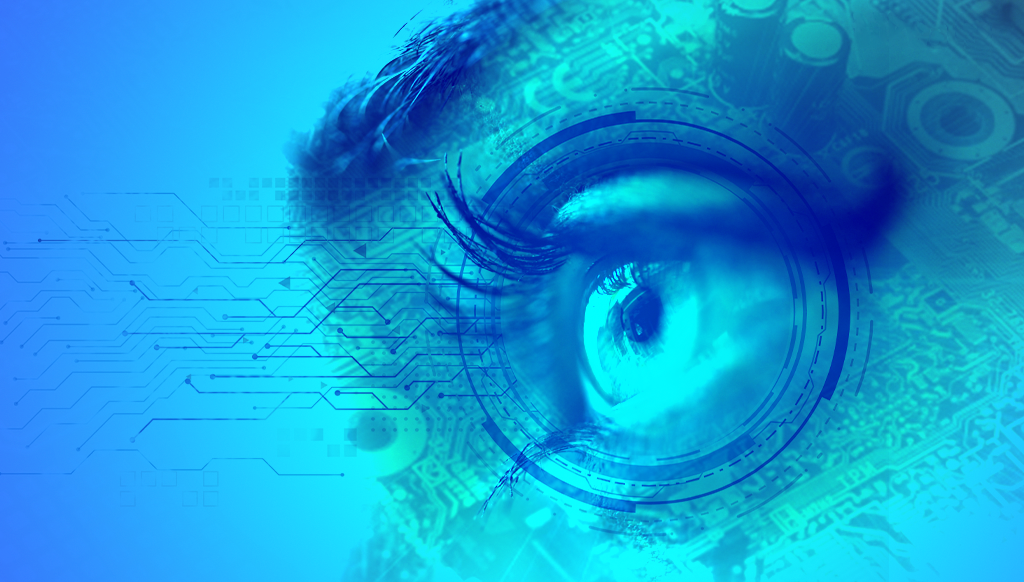
#> input picture teste.png, 1024 x 582 px
$ jupyter execute --allow-errors 'Projeto Trainee CV 2020.ipynb'
#> lines starting #> are read from the running program, lines starting #| are printed output that depends on the picture
# Projeto Trainee CV - 2020

# Parte 1 - Manipulação

## Bibliotecas

[cell 1]
import numpy as np

import cv2
from PIL import Image
import matplotlib.image as mpimg
import matplotlib.pyplot as plt

import os
import pandas as pd

import sklearn
from sklearn.linear_model import LogisticRegression

import tensorflow as tf
from tensorflow.keras.models import Sequential
from tensorflow.keras.preprocessing.image import ImageDataGenerator
from tensorflow.keras.layers import Dense, Conv2D, Flatten, Dropout, MaxPooling2D

## Tarefa 1.1

Crie uma função que recebe o endereço de uma imagem e retorna sua visualização de três formas diferentes: com OpenCV, com Pillow e com Matplotlib.

[cell 2]
# [29 lines left out: function visualiza, not called in this run]

## Tarefa 1.2

Crie uma função que converte uma imagem colorida em uma imagem preto e branco usando numpy.

[cell 3]
# [22 lines left out: function escalaCinza, not called in this run]

## Tarefa 1.3

Crie duas funções que realizem processos de *augmentation* usando numpy.

### Flip

[cell 4]
# [27 lines left out: function flip, not called in this run]

O mesmo resultado pode ser obtido utilizando a biblioteca imgaug: <br>
&emsp;import imgaug.augmenters.flip as flip<br>
&emsp;flipHorizontal = flip.fliplr(imagem)<br>
&emsp;flipVertical = flip.flipud(imagem)<br>

### Brilho

[cell 5]
# [21 lines left out: function brilho, not called in this run]

O mesmo resultado pode ser obtido utilizando tensorflow:<br>
&emsp;import tensorflow as tf<br>
&emsp;brilho = tf.image.adjust_brightness(imagem, delta = sinal*brilho)<br>
Sendo delta um float entre 0 e 1.

## Tarefa 1.4

Aplique os filtros *blur*, *gaussian blur* e *median blur* em uma imagem.

[cell 6]
def compara(original, alterada, subtitulo = 'Alterada'):
    """
    Recebe duas imagens e mostra na tela uma ao lado da outra
    ...
    Argumentos:
        original: imagem 1
        alterada: imagem 2
        subtitulo: título da imagem 2 (padrão = 'Alterada')
    """
    fig, ax = plt.subplots(1, 2, figsize = (10,10))
    ax[0].imshow(img)
    ax[0].set_title('Original')
    ax[0].axis('off')

    ax[1].imshow(alterada)
    ax[1].set_title(subtitulo)
    ax[1].axis('off')

    plt.tight_layout()

    plt.axis('off')
    plt.show()

[cell 7]
path = 'teste.png'
img = cv2.imread(path)
#> img is the input picture: shape (582, 1024, 3); mean B, G, R 215.8, 158, 21.4
img = cv2.cvtColor(img, cv2.COLOR_BGR2RGB)

### *Blur*

[cell 8]
#n positivo
n = 21
blur = cv2.blur(img, (n, n))
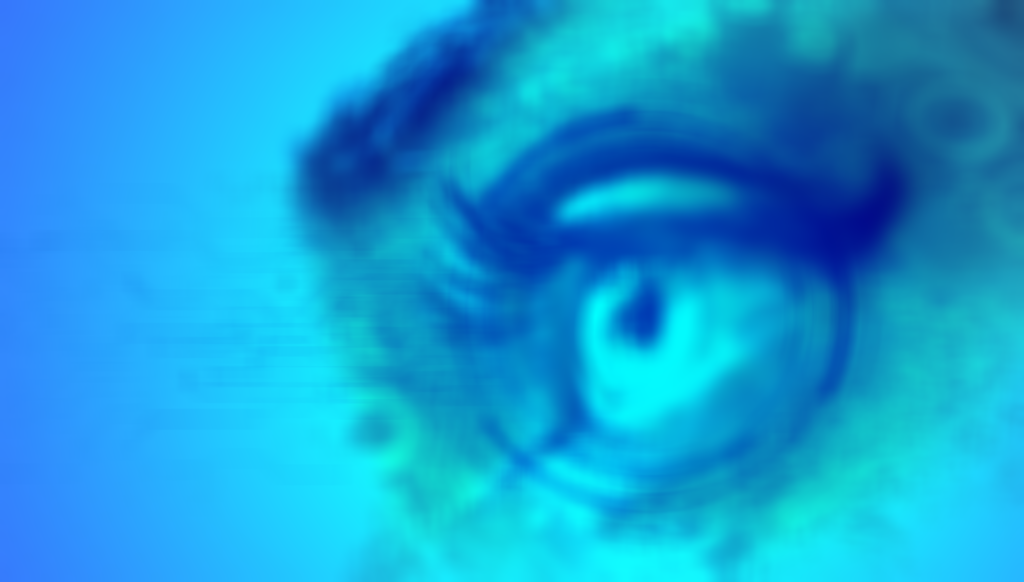
#> blur: shape (582, 1024, 3); mean R, G, B 21.4, 158, 215.8
compara(img, blur)
#> in compara, `plt.show()`:
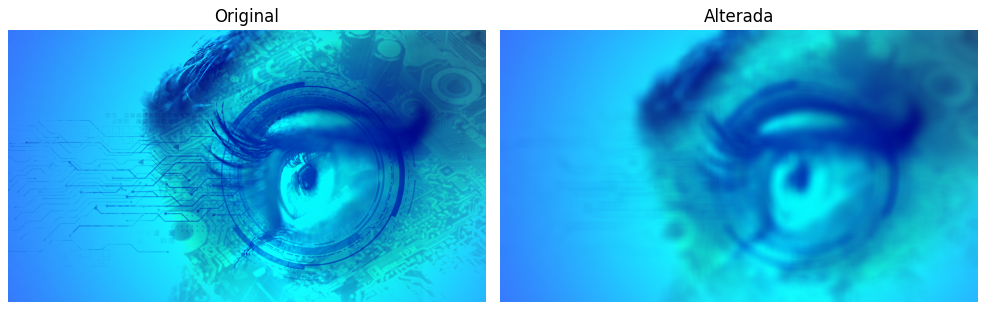
#> figure drawn by matplotlib, 2 panels

### *Gaussian Blur*

[cell 9]
#n ímpar e positivo
n = 21
gBlur = cv2.GaussianBlur(img, (n, n), 0)
compara(img, gBlur)

### *Median Blur*

[cell 10]
#n ímpar e positivo
n = 21
mBlur = cv2.medianBlur(img, n)
compara(img, mBlur)
